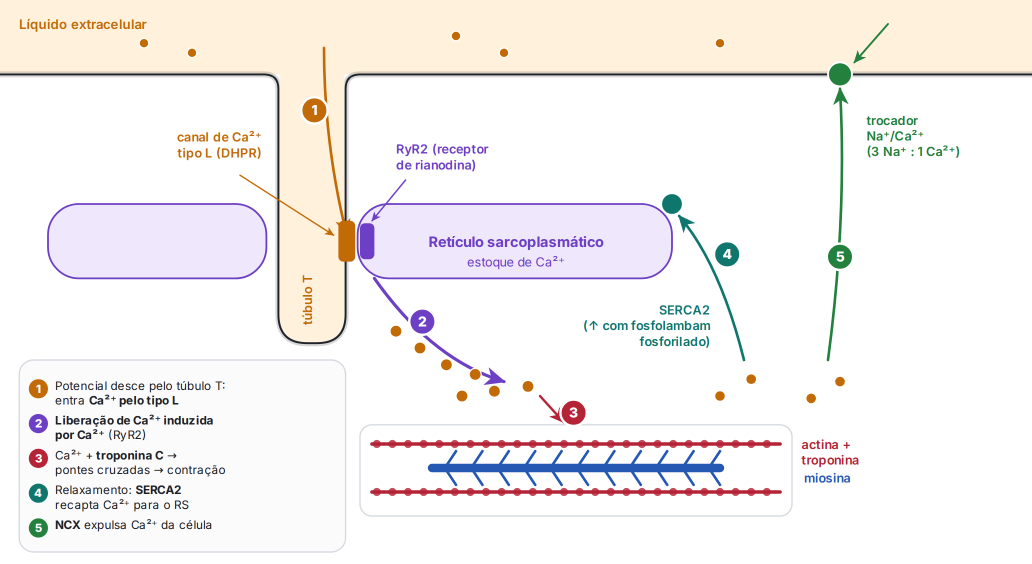
#> input picture fonte/fig/a_acoplamento.png, 2064 x 1128 px (shown at 1/2 size); its folder holds only this picture in this run
$ python -i ocr.py   (imports and definitions only)
#> lines starting #> are read from the running program, lines starting #| are printed output that depends on the picture
"""Localiza rótulos dentro das figuras dos livros (OCR com tesseract) para gerar oclusões de imagem.

find_box("fig_livro/g16_05.png", "Pressão capilar") -> (x0, y0, x1, y1) em pixels da figura original.
Os resultados do OCR ficam em fig_livro/ocr_cache.json (não precisa rodar o tesseract de novo).
"""
import difflib
import json
import os
import re
import subprocess
import tempfile
import unicodedata

HERE = os.path.dirname(os.path.abspath(__file__))
CACHE = os.path.join(HERE, "fig_livro", "ocr_cache.json")
SCALE = 3
_cache = None


# [4 lines left out: function _norm, not called in this run]


def words(rel):
    """Palavras reconhecidas na figura: [(texto, x0, y0, x1, y1)] em ordem de leitura."""
#> called with rel = 'fig/a_acoplamento.png'
    global _cache
    if _cache is None:
        _cache = json.load(open(CACHE)) if os.path.exists(CACHE) else {}
#> (reads fonte/fig_livro/ocr_cache.json from the repository)
    if rel in _cache:
        return _cache[rel]
    from PIL import Image
    im = Image.open(os.path.join(HERE, rel)).convert("L")
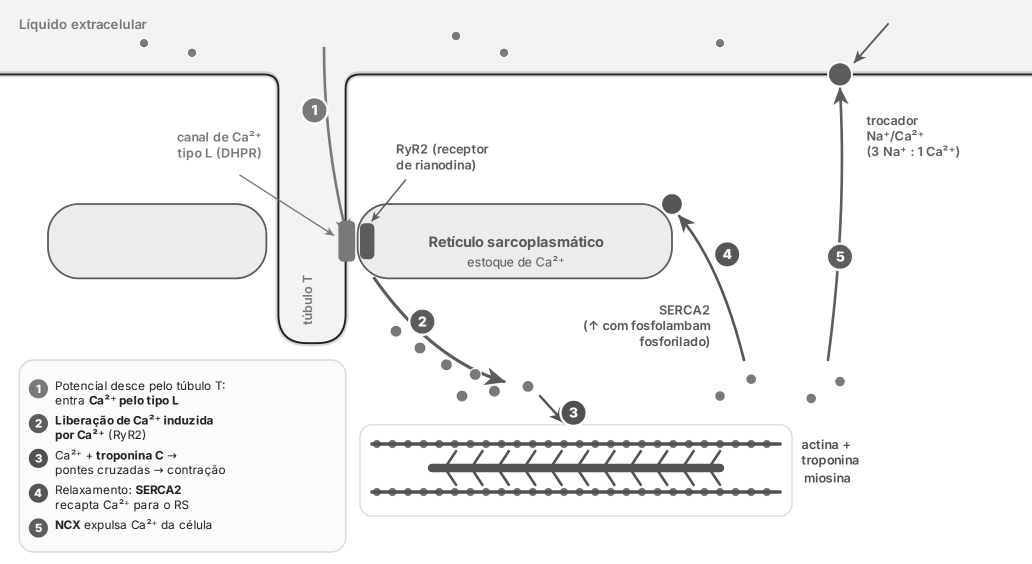
#> im: PIL image 2064x1128 L (shown at 1/2 size); min 34, max 255, mean 242.2
    im = im.resize((im.width * SCALE, im.height * SCALE), Image.LANCZOS)
#> im: PIL image 6192x3384 L
    with tempfile.TemporaryDirectory() as d:
        p = os.path.join(d, "x.png")
        im.save(p)
#> (the run stopped early here; a loop or call above may not have finished)
